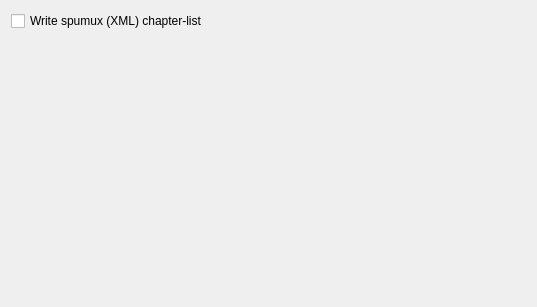
<ui version="4.0" >
 <class>TTCutSettingsChapter</class>
 <widget class="QWidget" name="TTCutSettingsChapter" >
  <property name="geometry" >
   <rect>
    <x>0</x>
    <y>0</y>
    <width>537</width>
    <height>307</height>
   </rect>
  </property>
  <property name="windowTitle" >
   <string>Form3</string>
  </property>
  <layout class="QGridLayout" >
   <property name="margin" >
    <number>11</number>
   </property>
   <property name="spacing" >
    <number>6</number>
   </property>
   <item row="0" column="0" >
    <widget class="QCheckBox" name="cbSpumuxChapter" >
     <property name="text" >
      <string>Write spumux (XML) chapter-list</string>
     </property>
    </widget>
   </item>
   <item row="1" column="0" >
    <spacer>
     <property name="orientation" >
      <enum>Qt::Vertical</enum>
     </property>
     <property name="sizeType" >
      <enum>QSizePolicy::Expanding</enum>
     </property>
     <property name="sizeHint" >
      <size>
       <width>20</width>
       <height>20</height>
      </size>
     </property>
    </spacer>
   </item>
  </layout>
 </widget>
 <resources>
  <include location="ttcutsettingschapter.qrc" />
 </resources>
 <connections/>
</ui>
